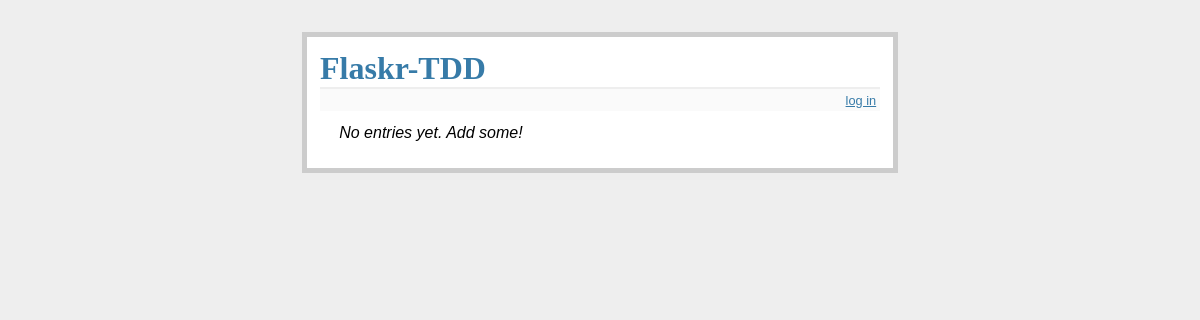
Before: / with the older database file.
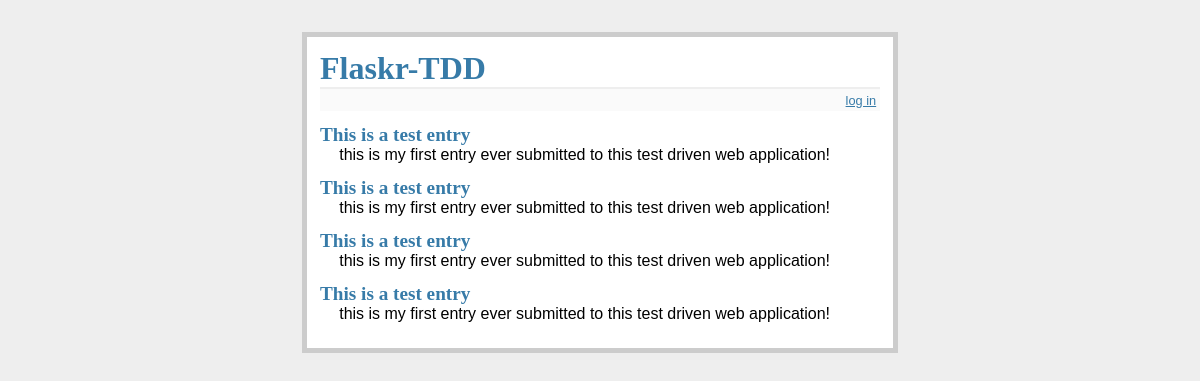
After: the same page with the newer database file.
### tables this page shows
CREATE TABLE entries (
  id integer primary key autoincrement,
  title text not null,
  text text not null
);

### project/app.py (the view)
@app.route('/')
def index():
    db = get_db()
    cur = db.execute('select * from entries order by id desc')
    entries = cur.fetchall()
    return render_template('index.html', entries=entries)

### project/app.py (called while the page is built)
def connect_db():
    rv = sqlite3.connect(app.config["DATABASE"])
    rv.row_factory = sqlite3.Row
    return rv

def get_db():
    if not hasattr(g, "sqlite_db"):
        g.sqlite_db = connect_db()
    return g.sqlite_db

### project/templates/index.html (shortened to what this page needs)
<!DOCTYPE html>
<html>
  <head>
    <link
      rel="stylesheet"
      type="text/css"
      href="{{ url_for('static', filename='style.css') }}"
    />
  </head>
  <body>
    <div class="page">
      <h1>Flaskr-TDD</h1>
      <div class="metanav">
        {% if not session.logged_in %}
        <a href="{{ url_for('login') }}">log in</a>
        {% else %}
        <a href="{{ url_for('logout') }}">log out</a>
        {% endif %}
      </div>
      <ul class="entries">
        {% for entry in entries %}
        <li>
          <h2>{{ entry.title }}</h2>
          {{ entry.text|safe }}
        </li>
        {% else %}
        <li><em>No entries yet. Add some!</em></li>
        {% endfor %}
      </ul>
    </div>
  </body>
</html>

### project/static/style.css (style rules this page uses)
body { font-family: sans-serif; background: #eee; }
a, h1, h2 { color: #377ba8; }
h1, h2 { font-family: "Georgia", serif; margin: 0; }
h1 { border-bottom: 2px solid #eee; }
h2 { font-size: 1.2em; }
.page { margin: 2em auto; width: 35em; border: 5px solid #ccc; padding: 0.8em; background: white; }
.entries { list-style: none; margin: 0; padding: 0; }
.entries li { margin: 0.8em 1.2em; }
.entries li h2 { margin-left: -1em; }
.metanav { text-align: right; font-size: 0.8em; padding: 0.3em; margin-bottom: 1em; background: #fafafa; }

Changed rows visible on the page:
added entries: title "This is a test entry", text "this is my first entry ever submitted to this test driven web application!"
added entries: title "This is a test entry", text "this is my first entry ever submitted to this test driven web application!"
added entries: title "This is a test entry", text "this is my first entry ever submitted to this test driven web application!"
added entries: title "This is a test entry", text "this is my first entry ever submitted to this test driven web application!"
Other visible differences:
text no longer shown: "No entries yet. Add some!"
